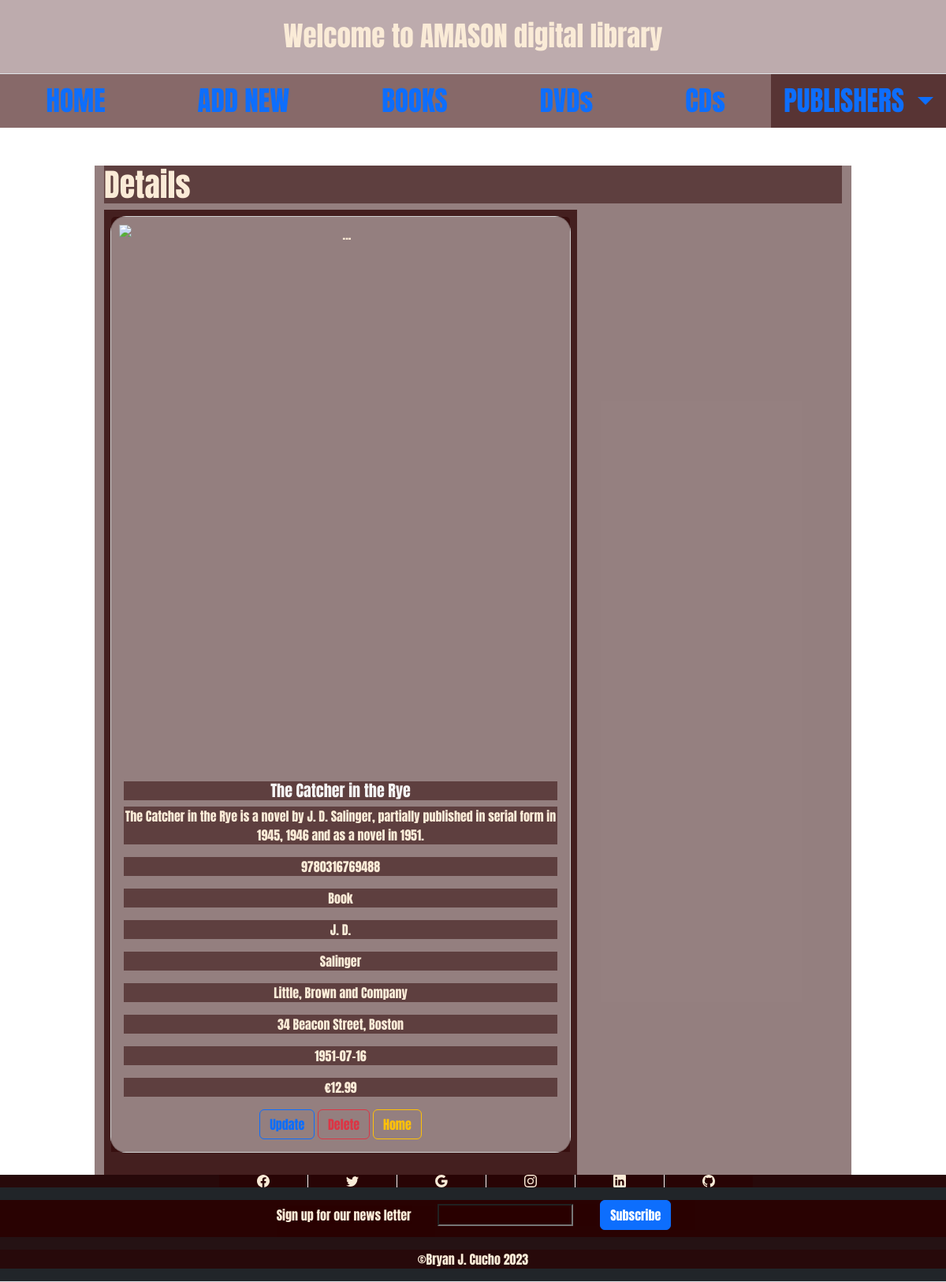
Page /details.php?id=1 on the committed database.
### tables this page shows
CREATE TABLE `media_list` (
  `id` int(11) NOT NULL,
  `title` varchar(255) NOT NULL,
  `isbn` varchar(255) NOT NULL,
  `description` varchar(255) NOT NULL,
  `type` varchar(255) NOT NULL,
  `author_name` varchar(255) NOT NULL,
  `author_lastname` varchar(255) NOT NULL,
  `publisher_name` varchar(255) NOT NULL,
  `publisher_address` varchar(255) NOT NULL,
  `publish_date` varchar(255) NOT NULL,
  `price` decimal(13,2) NOT NULL,
  `image` varchar(255) DEFAULT NULL
);

### details.php (the view, shortened to what this page needs)
<?php
    require_once 'db_connect.php';
    $sql = "SELECT * FROM `media_list` WHERE id = $_GET[id]";
    $result = mysqli_query($connect, $sql);
    $row = mysqli_fetch_assoc($result);
    $card = "";
    $card.= "
        <div class='p-2'>
            <div class='card'>
                <img src='assets/{$row['image']}' class='card-img-top' alt='...'>
                <div class='card-body'>
                        <h5 class='card-title'>{$row['title']}</h5>
                        <p class='card-text'>{$row['description']}</p>
                        <p class='card-text'>{$row['isbn']}</p>
                        <p class='card-text'>{$row['type']}</p>
                        <p class='card-text'>{$row['author_name']}</p>
                        <p class='card-text'>{$row['author_lastname']}</p>
                        <p class='card-text'>{$row['publisher_name']}</p>
                        <p class='card-text'>{$row['publisher_address']}</p>
                        <p class='card-text'>{$row['publish_date']}</p>
                        <p class='card-text'>€{$row['price']}</p>
                        <a href='update.php?id={$row['id']}' class='btn btn-outline-primary'>Update</a>
                        <a href='delete.php?id={$row['id']}' class='btn btn-outline-danger'>Delete</a>
                        <a href='index.php?id={$row['id']}' class='btn btn-outline-warning'>Home</a>
                </div>
            </div>
       </div>
    ";
?>
<!DOCTYPE html>
<html lang="en">
<head>
    <link rel="stylesheet" href="https://cdnjs.cloudflare.com/ajax/libs/font-awesome/4.7.0/css/font-awesome.min.css">
    <link href="https://cdn.jsdelivr.net/npm/bootstrap@5.3.0/dist/css/bootstrap.min.css" rel="stylesheet">
    <link rel="stylesheet" href="CSS/style.css">
</head>
<body>
<?php require_once 'navbar.php'?>
    <div class="container mt-5">
        <h1 class="mt-5"> Details </h1>
        <div class="container2">
            <?=$card;?>
        </div>
    </div>
    <?php require_once 'footer.php';?>
</body>
</html>

### navbar.php
<?php echo "
<div class='main_content'>
<div class='header'>Welcome to AMASON digital library</div>
<nav class='nav nav-pills flex-column flex-sm-row'>
<a class='flex-sm-fill text-sm-center nav-link ' aria-current='page' href='index.php'>HOME</a>
<a class='flex-sm-fill text-sm-center nav-link ' href='create.php'>ADD NEW</a>
<a class='flex-sm-fill text-sm-center nav-link ' href='filter_books.php'>BOOKS</a>
<a class='flex-sm-fill text-sm-center nav-link ' href='filter_dvd.php'>DVDs</a>
<a class='flex-sm-fill text-sm-center nav-link ' href='filter_cd.php'>CDs</a>
<li class='nav-item dropdown'>
          <a class='nav-link dropdown-toggle' href='#' role='button' data-bs-toggle='dropdown' aria-expanded='false'>
            PUBLISHERS
          </a>
          <ul class='dropdown-menu'>
            <li><a class='dropdown-item' href='publisher_waterstones.php'>Waterstones</a></li>
            <li><a class='dropdown-item' href='publisher_thalia.php'>Thalia</a></li>
          </ul>
        </li>
</nav>
</div>
";?>

### footer.php (shortened to what this page needs)
<?php echo "
<footer>
<div class='card1 bg-dark border-bottom border-body' data-bs-theme='black'>
    <div class='logo-footer'>
        <ul>
            <li class='right-border'><svg xmlns='http://www.w3.org/2000/svg' width='16' height='16'
                    fill='currentColor' class='bi bi-facebook' viewBox='0 0 16 16'>
                </svg></li>
            <li class='right-border'><svg xmlns='http://www.w3.org/2000/svg' width='16' height='16'
                    fill='currentColor' class='bi bi-twitter' viewBox='0 0 16 16'>
                </svg></li>
            <li class='right-border'><svg xmlns='http://www.w3.org/2000/svg' width='16' height='16'
                    fill='currentColor' class='bi bi-google' viewBox='0 0 16 16'>
                </svg></li>
            <li class='right-border'><svg xmlns='http://www.w3.org/2000/svg' width='16' height='16'
                    fill='currentColor' class='bi bi-instagram' viewBox='0 0 16 16'>
                </svg></li>
            <li class='right-border'><svg xmlns='http://www.w3.org/2000/svg' width='16' height='16'
                    fill='currentColor' class='bi bi-linkedin' viewBox='0 0 16 16'>
                </svg></li>
            <li><svg xmlns='http://www.w3.org/2000/svg' width='16' height='16' fill='currentColor'
                    class='bi bi-github' viewBox='0 0 16 16'>
                </svg></li>
        </ul>
    </div>
    <div class='card2 text-center'>
        <div class='card-body'>
            <div class='card-title'>
                <ul>
                    <li>
                        <p> Sign up for our news letter </p>
                    </li>
                    <li><input></li>
                    <li><a href='#' class='btn border-bottom-white btn-primary border-body-white'>Subscribe</a>
                    </li>
                </ul>
            </div>
        </div>
        <div class='card-footer text-body-secondary '>
            <p>&copy;Bryan J. Cucho 2023</p>
        </div>
    </div>
</div>
</footer>
";?>

### CSS/style.css (style rules this page uses)
* { margin: 0; padding: 0; font-family: 'Anton', sans-serif; background-color: rgba(43, 1, 1, 0.5); color: antiquewhite }
body { background-image: url("https://cdn.superstock.com/4028/Download/4028-1096.jpg"); }
.container { width: 80%; }
.card-img-top { min-height: 700px; }
.card { text-align: center; justify-content: center; justify-items: center; object-fit: cover; border-radius: 20px; margin-bottom: 20px; }
.card-img-top { padding: 10px; padding-bottom: 5px; }
.card-title { color: whitesmoke }
.container2 { width: 600px; }
.main_content { width: 100%; text-align: center; background-color: #6e04042c; font-size: 35px; }
.main_content .header { padding: 20px; background: rgba(19, 3, 11, 0.192); color: antiquewhite; border-bottom: 1px solid #e0e4e8; }
.card1 { background: black; }
.logo-footer ul { display: flex; justify-content: center; }
.logo-footer ul li { list-style: none; color: white; display: flex; justify-content: center; padding-right: 4vw; padding-left: 4vw; }
.logo-footer ul li { text-decoration: none; }
.right-border { border-right: 1px solid whitesmoke; }
.card-title ul li { display: inline-flex; align-items: center; justify-content: space-between; list-style: none; padding-right: 30px; }

### rows in the picture
media_list: title "The Catcher in the Rye", description "The Catcher in the Rye is a novel by J. D. Salinger, partially published in serial form in 1945, 1946 and as a novel in 1951.", isbn "9780316769488", type "Book", author_name "J. D.", author_lastname "Salinger", publisher_name "Little, Brown and Company", publisher_address "34 Beacon Street, Boston", publish_date "1951-07-16", price "12.99"
